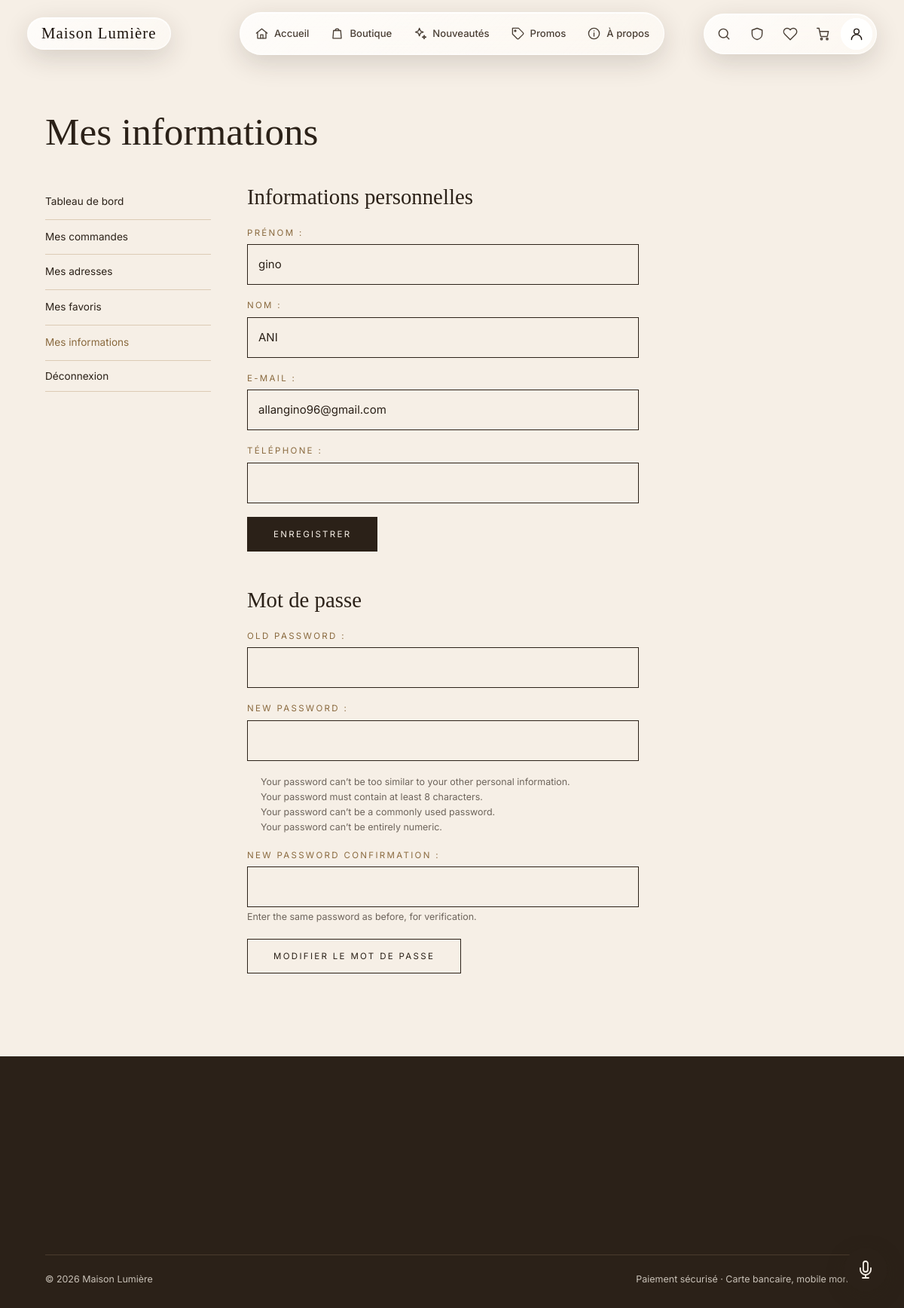
Page /compte/informations/ (signed in) on the committed database.
### utilisateurs/models.py (models this page shows, shortened)
class Utilisateur(AbstractUser):
    username = None
    email = models.EmailField("adresse e-mail", unique=True)
    telephone = models.CharField("téléphone", max_length=20, blank=True)
    est_livreur = models.BooleanField(
        "livreur", default=False,
        help_text="Donne accès à l'espace livreur. Les livreurs sont créés par l'administration.",
    )
    USERNAME_FIELD = 'email'
    REQUIRED_FIELDS = []
    objects = GestionnaireUtilisateur()
    class Meta:
        verbose_name = "utilisateur"
        verbose_name_plural = "utilisateurs"

### utilisateurs/views.py (the view, shortened to what this page needs)
# urls.py: path('compte/informations/', views.mes_informations, name='mes_informations'),
@login_required
def mes_informations(request):
    profil_form = ProfilForm(instance=request.user)
    mdp_form = PasswordChangeForm(request.user)
    return render(request, 'utilisateurs/mes_informations.html', {
        'profil_form': profil_form,
        'mdp_form': mdp_form,
    })

### utilisateurs/forms.py
class ProfilForm(forms.ModelForm):
    class Meta:
        model = Utilisateur
        fields = ('first_name', 'last_name', 'email', 'telephone')
        labels = LABELS_PROFIL
    def __init__(self, *args, **kwargs):
        super().__init__(*args, **kwargs)
        self.fields['first_name'].required = True
        self.fields['last_name'].required = True

### assistant/context_processors.py (called while the page is built)
def assistant(request):
    return {
        'assistant_actif': settings.ASSISTANT_ACTIF,
        'assistant_mode': settings.ASSISTANT_MODE,
    }

### favoris/context_processors.py (called while the page is built)
def favoris(request):
    if not request.user.is_authenticated:
        return {'favoris_ids': set(), 'favoris_quantite': 0}
    ids = set(
        Favori.objects.filter(utilisateur=request.user, produit__actif=True)
        .values_list('produit_id', flat=True)
    )
    return {'favoris_ids': ids, 'favoris_quantite': len(ids)}

### panier/context_processors.py (called while the page is built)
def panier(request):
    if not request.user.is_authenticated:
        return {'panier_quantite': 0}
    p = Panier.objects.filter(utilisateur=request.user).first()
    return {'panier_quantite': p.quantite_totale if p else 0}

### panier/models.py (called while the page is built)
    @property
    def quantite_totale(self):
        return self.lignes.filter(produit__actif=True).aggregate(total=Sum('quantite'))['total'] or 0

### utilisateurs/templates/utilisateurs/mes_informations.html (shortened to what this page needs)
{% extends 'utilisateurs/compte_base.html' %}
{% block titre_page %}Mes informations{% endblock %}
{% block contenu_compte %}
<h2>Informations personnelles</h2>
<form method="post" class="formulaire">
    {{ profil_form.as_p }}
    <button type="submit" class="bouton">Enregistrer</button>
</form>
<h2>Mot de passe</h2>
<form method="post" class="formulaire">
    {{ mdp_form.as_p }}
    <button type="submit" class="bouton bouton-contour">Modifier le mot de passe</button>
</form>
{% endblock %}

### static/css/style.css (style rules this page uses)
:root { --fond: #f6efe6; --sombre: #2b2118; --carte: #ede1d0; --bordure: #dccbb5; --texte-doux: #6d645b; --accent: #8a6a3f; --vert-doux: #dde5d0; --erreur: #8b3a2e; --police-titre: "Times New Roman", Times, Georgia, serif; --police-texte: Helvetica, Arial, sans-serif; }
* { box-sizing: border-box; margin: 0; padding: 0; }
body { font-family: var(--police-texte); font-size: 15px; line-height: 1.6; color: var(--sombre); background: var(--fond); }
ul { list-style: none; }
h1, h2, h3, h4 { font-family: var(--police-titre); font-weight: 400; line-height: 1.15; }
.bouton { display: inline-block; background: var(--sombre); color: var(--fond); border: 1px solid var(--sombre); padding: 15px 34px; font-family: var(--police-texte); font-size: .72rem; letter-spacing: .2em; text-transform: uppercase; text-align: center; cursor: pointer; transition: background .2s, color .2s; }
.bouton-contour { background: transparent; color: var(--sombre); }
.formulaire p { margin-bottom: 18px; }
.formulaire label { display: block; margin-bottom: 6px; font-size: .72rem; letter-spacing: .2em; text-transform: uppercase; color: var(--accent); }
.formulaire input, .formulaire textarea { width: 100%; padding: 14px; border: 1px solid var(--sombre); border-radius: 0; background: transparent; font: inherit; color: var(--sombre); }
.compte-contenu h2 { font-size: 1.8rem; margin-bottom: 22px; }
.compte-contenu h2:not(:first-child) { margin-top: 48px; }
.compte-contenu .formulaire { max-width: 520px; }
.helptext, .formulaire ul { font-size: .78rem; color: var(--texte-doux); }
.formulaire ul { padding-left: 18px; margin-top: 6px; }
html { scroll-behavior: smooth; }
.bouton { position: relative; }

### static/css/nav-verre.css (style rules this page uses)
:root { --police-titre: "Instrument Serif", "Times New Roman", Times, Georgia, serif; --police-texte: "Inter", Helvetica, Arial, sans-serif; --verre-fond: linear-gradient(135deg, rgba(255, 255, 255, .82), rgba(255, 255, 255, .52)); --verre-bordure: rgba(255, 255, 255, .72); --verre-texte: #4a3f35; --verre-texte-fort: #1c140e; }
body { font-family: var(--police-texte); }

### rows in the picture
Utilisateur: first_name "gino", last_name "ANI", email "allangino96@gmail.com"
